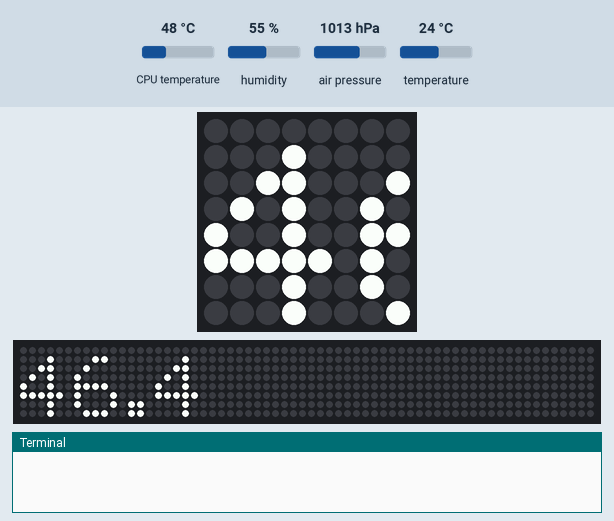
The program below on a simulated Raspberry Pi (BCM pin numbers) with a Sense HAT. Shown: the Sense HAT's 8×8 RGB LED matrix, a strip that is not on the board, showing the scrolling text unrolled, the last lines printed to the terminal. The inputs (shaded band) are chosen by the test bench; at power-on: CPU temperature 48 °C, temperature 24 °C, humidity 55 %, air pressure 1013 hPa. The clock reads 2024-03-15 10:24:30 at power-on unless the program sets it; files the program writes start out absent; the 64×8 strip is a reading aid, not a part: it shows the text the matrix is scrolling, unrolled, one strip-width of it at a time; web requests get an empty 200 reply after 0.4 s.

Above: at 1.29 s.
1.3 s: CPU temperature set to 31 °C
5.4 s: temperature set to 12 °C
At 8.93 s:
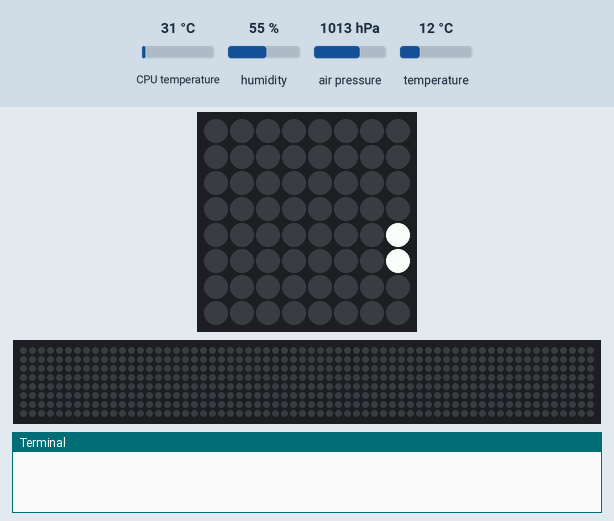
10.5 s: CPU temperature set to 44 °C
At 17.58 s:
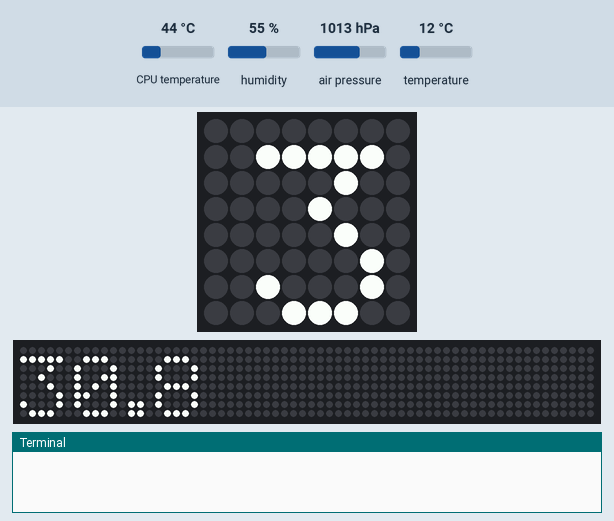
19.0 s: temperature set to 19 °C
At 28.13 s:
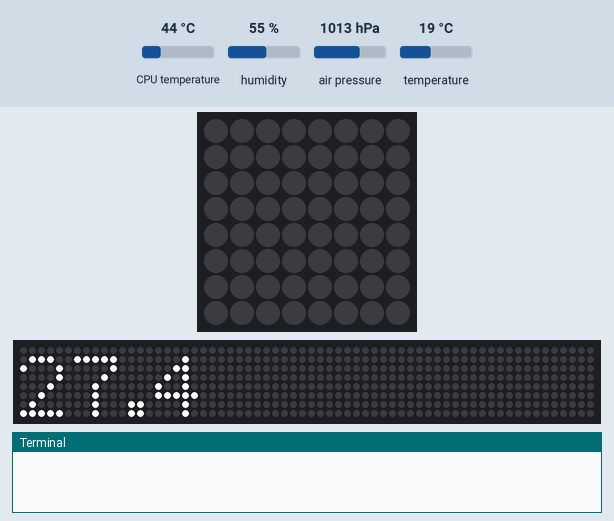

The program:

start.py
```python
import os
import time
import datetime
import json
import requests
import icons
from sense_hat import SenseHat


webhook_url='https://qa-dataflownode.zerionsoftware.com/domain/zerionint/services/webhooks/2f8dc4cd1dca6e7fa75e49271e0562af15481153-5b85c24a0ee8b07f247cd0c3a740bf16b7583510'

sense = SenseHat()

def sendToZerion(data):
    try:
      response = requests.post(webhook_url, data, headers={'Content-Type':'application/json'})
      print(response.text)
      return True
      # sense.set_pixel(0,0,(0,255,0))
      # sense.show_letter("O",(0,255,0))
    except requests.exceptions.RequestException as e:
      print(e)
      return False
      # sense.set_pixel(0,0,(255,0,0))
      # sense.show_letter("O",(255,0,0))


# get CPU temperature
def get_cpu_temp():
  res = os.popen("vcgencmd measure_temp").readline()
  t = float(res.replace("temp=","").replace("'C\n",""))
  return(t)

# use moving average to smooth readings
def get_smooth(x):
  if not hasattr(get_smooth, "t"):
    get_smooth.t = [x,x,x]
  get_smooth.t[2] = get_smooth.t[1]
  get_smooth.t[1] = get_smooth.t[0]
  get_smooth.t[0] = x
  xs = (get_smooth.t[0]+get_smooth.t[1]+get_smooth.t[2])/3
  return(xs)


filename = "/home/pi/data/data_%s.js" % datetime.datetime.now()


while True:
  f = open (filename, "a+")
  t1 = sense.get_temperature_from_humidity()
  t2 = sense.get_temperature_from_pressure()
  t_cpu = get_cpu_temp()
  h = sense.get_humidity()
  p = sense.get_pressure()

  # calculates the real temperature compesating CPU heating
  t = (t1+t2)/2
  t_corr = t - ((t_cpu-t)/1.5)
  t_corr = get_smooth(t_corr)
  t_corr_f = t_corr * 9 / 5 + 32

  nowt = datetime.datetime.now()

  data = '{"time":"%s", "temperature":%.2f, "temperature_corrected":%.2f,  "humidity":%.2f,  "pressure":%.2f}' % ( nowt.strftime("%Y/%m/%d %H:%M:%S") , t, t_corr_f, h, p)

  sendOK = sendToZerion(data)
  f.write("%s,\n" % data)
  f.close()
  sense.show_message("%.1f" % (t_corr_f))
  if sendOK:
    sense.set_pixels(icons.wifi)
    #sense.set_pixels(icons.get_pixel_array("sprite_0.png"))
  else:
    sense.set_pixels(icons.no_wifi)


  time.sleep(5)
```

icons.py
```python
from PIL import Image
import os

g = (0,255,0)
r = (255,0,0)
b = (0,0,255)
d = (0,0,0)


wifi = [
d,d,d,d,d,d,d,d,
d,d,b,b,b,b,d,d,
d,b,d,d,d,d,b,d,
b,d,d,d,d,d,d,b,
d,d,d,b,b,d,d,d,
d,d,b,d,d,b,d,d,
d,d,d,d,d,d,d,d,
d,d,d,b,b,d,d,d
]

no_wifi = [
r,d,d,d,d,d,d,r,
d,r,g,g,g,g,r,d,
d,g,r,d,d,r,g,d,
g,d,d,r,r,d,d,g,
d,d,r,g,g,r,d,d,
d,r,g,d,d,g,r,d,
r,d,d,d,d,d,d,r,
d,d,d,g,g,d,d,d
]

#code from
# https://www.raspberrypi.org/magpi/pixel-art-on-sense-hat/
def get_pixel_array(file_name):
	# Open image file
	image_file = os.path.join(
	os.sep,"/home","pi","PiHAT","img",file_name)
	img = Image.open(image_file)

	# Generate rgb values for image pixels
	rgb_img = img.convert('RGB')
	image_pixels = list(rgb_img.getdata())

	# Get the 64 pixels you need
	pixel_width = 1
	image_width = pixel_width*8
	png_file = []
	start_pixel = 0

	while start_pixel < (image_width*64):
		png_file.extend(image_pixels[start_pixel:(start_pixel+image_width):pixel_width])
		start_pixel += (image_width*pixel_width)

	return png_file
```
